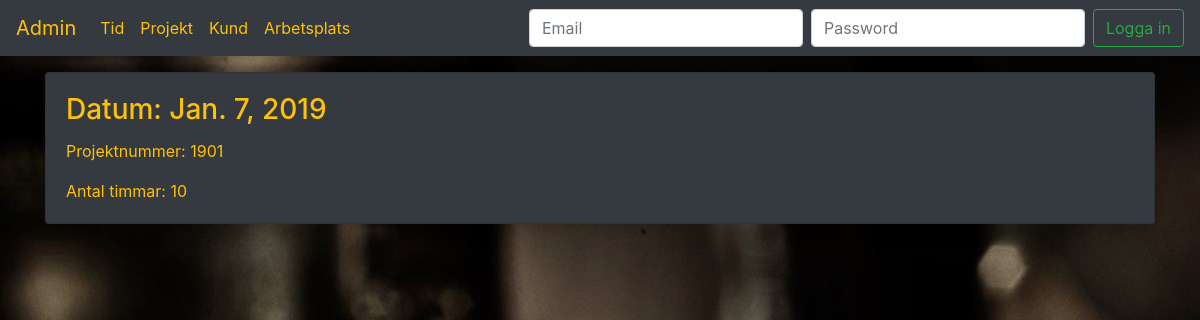
Screenshot of /tid/7/ with the database file from the repository.
### tid_rapport/models.py (models this page shows, shortened)
class Tid(models.Model):
    datum = models.DateField()
    projektnr = models.ForeignKey("Projekt", on_delete=models.CASCADE)
    timmar = models.IntegerField(default=0)
    arbete = models.BooleanField(default=True)
    sjuk = models.BooleanField(default=False)
    tidbank = models.BooleanField(default=False)

class Projekt(models.Model):
    projektnr = models.IntegerField(default=1900)
    arbetsplats = models.ForeignKey("Arbetsplats", on_delete=models.CASCADE, null=True)
    kund = models.ForeignKey("Kund", on_delete=models.CASCADE, null=True)
    def __str__(self):
        return str(self.projektnr)

### tid_rapport/views.py (the view)
# urls.py: path("tid/<int:pk>/", TidDetail.as_view(), name="tid_detail"),
class TidDetail(DetailView):
    template_name = "tid/tid_detail.html"
    model = Tid

### tid_rapport/templates/tid/tid_detail.html (shortened to what this page needs)
{% extends 'base.html' %}
    {% block body_block %}
        <h3 class="card-title">Datum: {{ object.datum }}</h3>
        <p class="card-test">Projektnummer: {{ object.projektnr }}</p>
        <p class="card-text">Antal timmar: {{ object.timmar }}
        </p>
    {% endblock %}

### tid_rapport/static/tid_rapport/css/style.css (style rules this page uses)
body { background: white url("../img/clock.jpg") no-repeat; }

### rows the page displays
Tid: datum "Jan. 7, 2019", projektnr "1901", timmar "10"
